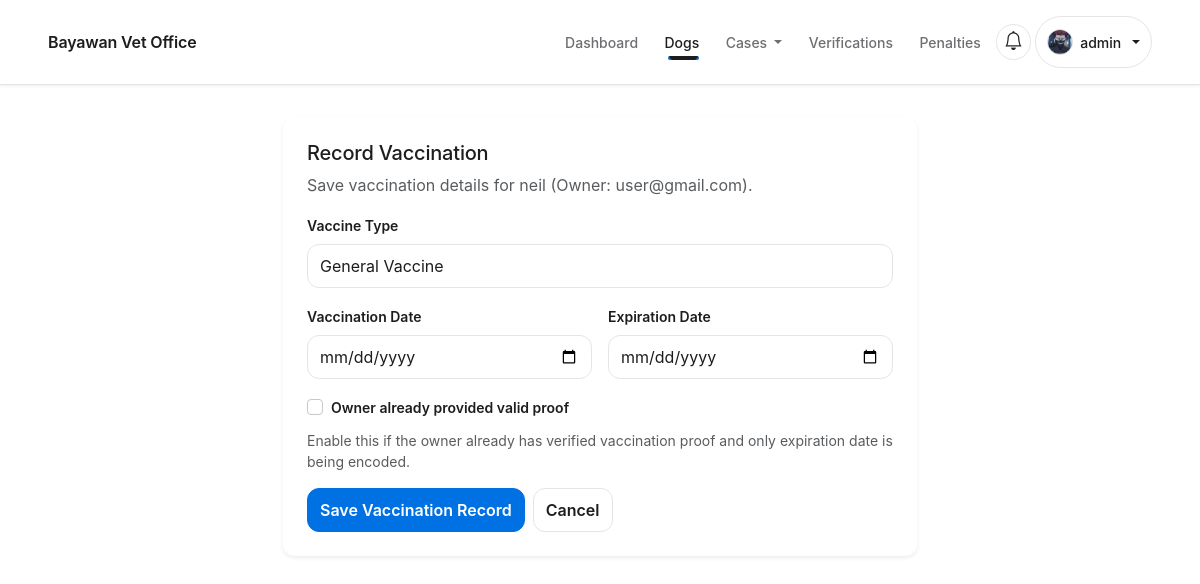
Screenshot of /staff/dogs/27/vaccination-record/ (signed in) with the database file from the repository.
### users/models.py (models this page shows, shortened)
class CustomUser(AbstractUser):
    class Roles(models.TextChoices):
        ADMIN = 'ADMIN', 'Admin'
        STAFF = 'STAFF', 'Staff'
        OWNER = 'OWNER', 'Regular User (Owner)'
    email = models.EmailField(unique=True)
    role = models.CharField(max_length=20, choices=Roles.choices, default=Roles.OWNER)
    email_verified = models.BooleanField(default=False)
    is_verified = models.BooleanField(default=False)
    legal_consent = models.BooleanField(default=False)
    legal_consented_at = models.DateTimeField(null=True, blank=True)

class UserProfile(models.Model):
    class Gender(models.TextChoices):
        MALE = 'MALE', 'Male'
        FEMALE = 'FEMALE', 'Female'
    class StatusBadge(models.TextChoices):
        GREEN = 'GREEN', 'Green'
        ORANGE = 'ORANGE', 'Orange'
        RED = 'RED', 'Red'
    user = models.OneToOneField(CustomUser, on_delete=models.CASCADE, related_name='profile')
    offense_count = models.PositiveIntegerField(default=0)
    status_badge = models.CharField(max_length=10, choices=StatusBadge.choices, default=StatusBadge.GREEN)
    full_name = models.CharField(max_length=150, blank=True)
    address = models.CharField(max_length=255, blank=True)
    age = models.PositiveIntegerField(null=True, blank=True)
    birthday = models.DateField(null=True, blank=True)
    gender = models.CharField(max_length=10, choices=Gender.choices, blank=True)
    profile_photo = models.ImageField(upload_to='profile_photos/', blank=True, null=True)

### dogs/models.py (models this page shows, shortened)
class Dog(TimeStampedModel):
    class VaccinationStatus(models.TextChoices):
        VACCINATED = 'VACCINATED', 'Vaccinated'
        UNVACCINATED = 'UNVACCINATED', 'Unvaccinated'
    class Status(models.TextChoices):
        IMPOUNDED = 'IMPOUNDED', 'Impounded'
        AVAILABLE = 'AVAILABLE', 'Available for Adoption'
        ADOPTED = 'ADOPTED', 'Adopted'
        RECLAIMED = 'RECLAIMED', 'Reclaimed'
        RELEASED = 'RELEASED', 'Released'
    class RegistrationApprovalStatus(models.TextChoices):
        PENDING = 'PENDING', 'Pending Review'
        APPROVED = 'APPROVED', 'Approved'
        REJECTED = 'REJECTED', 'Rejected'
    owner = models.ForeignKey(
        settings.AUTH_USER_MODEL,
        on_delete=models.SET_NULL,
        null=True,
        blank=True,
        related_name='dogs',
    )
    name = models.CharField(max_length=120, blank=True)
    status = models.CharField(max_length=20, choices=Status.choices, default=Status.IMPOUNDED)
    sex = models.CharField(max_length=10, blank=True)
    age_estimate = models.CharField(max_length=50, blank=True)
    color = models.CharField(max_length=80, blank=True)
    capture_datetime = models.DateTimeField(null=True, blank=True)
    surrender_datetime = models.DateTimeField(null=True, blank=True)
    barangay = models.CharField(max_length=120, blank=True)
    gps_coordinates = models.CharField(max_length=120, blank=True)
    kennel_slot = models.CharField(max_length=30, blank=True)
    photo = models.ImageField(upload_to='dogs/', blank=True)
    notes = models.TextField(blank=True)
    vaccination_status = models.CharField(
        max_length=20,
        choices=VaccinationStatus.choices,
        blank=True,
        default='',
    )
    vaccination_proof = models.FileField(upload_to='vaccination_proofs/', blank=True)
    vaccination_request = models.BooleanField(default=False)
    vaccination_schedule = models.DateTimeField(null=True, blank=True)
    registration_approval_status = models.CharField(
        max_length=20,
        choices=RegistrationApprovalStatus.choices,
        default=RegistrationApprovalStatus.APPROVED,
    )
    registration_reviewed_at = models.DateTimeField(null=True, blank=True)
    registration_reviewed_by = models.ForeignKey(
        settings.AUTH_USER_MODEL,
        on_delete=models.SET_NULL,
        null=True,
        blank=True,
        related_name='dog_registration_reviews',
    )

### dogs/staff_views.py (the view, shortened to what this page needs)
@login_required
@role_required('ADMIN', 'STAFF')
def record_vaccination(request, pk: int):
    dog = get_object_or_404(
        Dog.objects.select_related('owner'),
        pk=pk,
        owner__isnull=False,
        capture_datetime__isnull=True,
        surrender_datetime__isnull=True,
    )
    form = VaccinationRecordForm(request.POST or None)
    latest_record = latest_vaccination_record(dog)
    today = timezone.localdate()
    return render(
        request,
        'dogs/record_vaccination.html',
        {'dog': dog, 'form': form, 'latest_vaccination': latest_record},
    )

### templates/dogs/record_vaccination.html (shortened to what this page needs)
{% extends 'base.html' %}
{% block content %}
  <div class="container">
    <div class="row justify-content-center">
      <div class="col-lg-7">
        <div class="card shadow-sm border-0">
          <div class="card-body p-4">
            <h2 class="h5 mb-2">Record Vaccination</h2>
            <p class="text-muted mb-3">
              Save vaccination details for {{ dog.name|default:"Unnamed Dog" }} (Owner: {{ dog.owner.username }}).
            </p>
            <form method="post">
              <div class="row g-3">
                <div class="col-12">
                  <label class="form-label" for="{{ form.vaccine_type.id_for_label }}">Vaccine Type</label>
                  {{ form.vaccine_type }}
                </div>
                <div class="col-md-6">
                  <label class="form-label" for="{{ form.vaccinated_date.id_for_label }}">Vaccination Date</label>
                  {{ form.vaccinated_date }}
                </div>
                <div class="col-md-6">
                  <label class="form-label" for="{{ form.expiration_date.id_for_label }}">Expiration Date</label>
                  {{ form.expiration_date }}
                </div>
                <div class="col-12">
                  <div class="form-check">
                    {{ form.from_owner_proof }}
                    <label class="form-check-label" for="{{ form.from_owner_proof.id_for_label }}">
                      {{ form.from_owner_proof.label }}
                    </label>
                  </div>
                  <div class="form-text">
                    Enable this if the owner already has verified vaccination proof and only expiration date is being encoded.
                  </div>
                </div>
              </div>
              <div class="d-flex gap-2 mt-3">
                <button class="btn btn-primary" type="submit">Save Vaccination Record</button>
                <a class="btn btn-outline-secondary" href="{% url 'dogs_registered_detail' dog.pk %}">Cancel</a>
              </div>
            </form>
          </div>
        </div>
      </div>
    </div>
  </div>
{% endblock %}

### templates/base.html (shortened to what this page needs)
{% load static %}
<!doctype html>
<html lang="en">
  <head>
    <link
      href="https://cdn.jsdelivr.net/npm/bootstrap@5.3.2/dist/css/bootstrap.min.css"
      rel="stylesheet"
    />
    <link
      rel="stylesheet"
      href="https://cdn.jsdelivr.net/npm/bootstrap-icons@1.11.3/font/bootstrap-icons.css"
    />
    <link rel="stylesheet" href="{% static 'css/theme.css' %}" />
    <link rel="stylesheet" href="{% static 'css/components.css' %}" />
    <link rel="stylesheet" href="{% static 'css/layout.css' %}" />
    <link rel="stylesheet" href="{% static 'css/utilities.css' %}" />
    <link rel="stylesheet" href="{% static 'css/app-pages.css' %}" />
    <link rel="stylesheet" href="{% static 'css/app-modules.css' %}" />
  </head>
  <body class="app-shell">
    <nav class="navbar navbar-expand-lg navbar-light bg-white border-bottom sticky-top">
      <div class="container">
        <a class="navbar-brand fw-semibold site-navbar-title" href="{% url 'home' %}">
          Bayawan Vet Office
        </a>
        <div class="collapse navbar-collapse" id="navMain">
          <ul class="navbar-nav ms-auto align-items-lg-center gap-lg-1">
            {% if request.user.is_authenticated %}
              <li class="nav-item">
                {% if request.user.role == 'ADMIN' or request.user.role == 'STAFF' %}
                  <a class="nav-link" href="{% url 'analytics_dashboard' %}">Dashboard</a>
                {% else %}
                  <a class="nav-link" href="{% url 'dashboard' %}">Dashboard</a>
                {% endif %}
              </li>
              {% if request.user.role == 'ADMIN' or request.user.role == 'STAFF' %}
                <li class="nav-item dropdown">
                  <a
                    class="nav-link dropdown-toggle"
                    href="#"
                    id="manageDogDropdown"
                    role="button"
                    data-bs-toggle="dropdown"
                    aria-expanded="false"
                  >
                    Dogs
                  </a>
                </li>
                <li class="nav-item dropdown">
                  <a
                    class="nav-link dropdown-toggle"
                    href="#"
                    id="staffCasesDropdown"
                    role="button"
                    data-bs-toggle="dropdown"
                    aria-expanded="false"
                  >
                    Cases
                  </a>
                </li>
                <li class="nav-item">
                  <a class="nav-link" href="{% url 'admin_user_management' %}">Verifications</a>
                </li>
                <li class="nav-item">
                  <a class="nav-link" href="{% url 'penalties_checklist' %}">Penalties</a>
                </li>
              {% else %}
                <li class="nav-item">
                  <a class="nav-link" href="{% url 'adoption_my_requests' %}">My Requests</a>
                </li>
              {% endif %}
            {% endif %}
            {% if request.user.is_authenticated %}
              <li class="nav-item dropdown">
                <a
                  class="nav-link dropdown-toggle notification-toggle {% if unread_notifications %}has-unread{% endif %}"
                  href="#"
                  id="notificationsDropdown"
                  role="button"
                  data-bs-toggle="dropdown"
                  aria-expanded="false"
                  aria-label="Open notifications"
                >
                  <i class="bi bi-bell"></i>
                </a>
              </li>
              <li class="nav-item dropdown">
                <a
                  class="nav-link dropdown-toggle navbar-profile-toggle"
                  href="#"
                  id="profileDropdown"
                  role="button"
                  data-bs-toggle="dropdown"
                  aria-expanded="false"
                >
                  <span class="navbar-profile-avatar" aria-hidden="true">
                    {% if request.user.profile.profile_photo %}
                      <img
                        src="{{ request.user.profile.profile_photo.url }}"
                        alt=""
                        class="navbar-profile-avatar-img"
                      />
                    {% else %}
                      <span class="navbar-profile-avatar-fallback">{{ request.user.username|first|upper }}</span>
                    {% endif %}
                  </span>
                  <span class="navbar-profile-name">{{ request.user.username }}</span>
                </a>
              </li>
            {% endif %}
          </ul>
        </div>
      </div>
    </nav>
    <main id="main-content" class="main-content">
      {% block content %}{% endblock %}
    </main>
  </body>
</html>

### rows the page displays
CustomUser: user.profile.profile_photo (picture), user.username "admin"
Dog: name "neil", owner.username "user@gmail.com"
